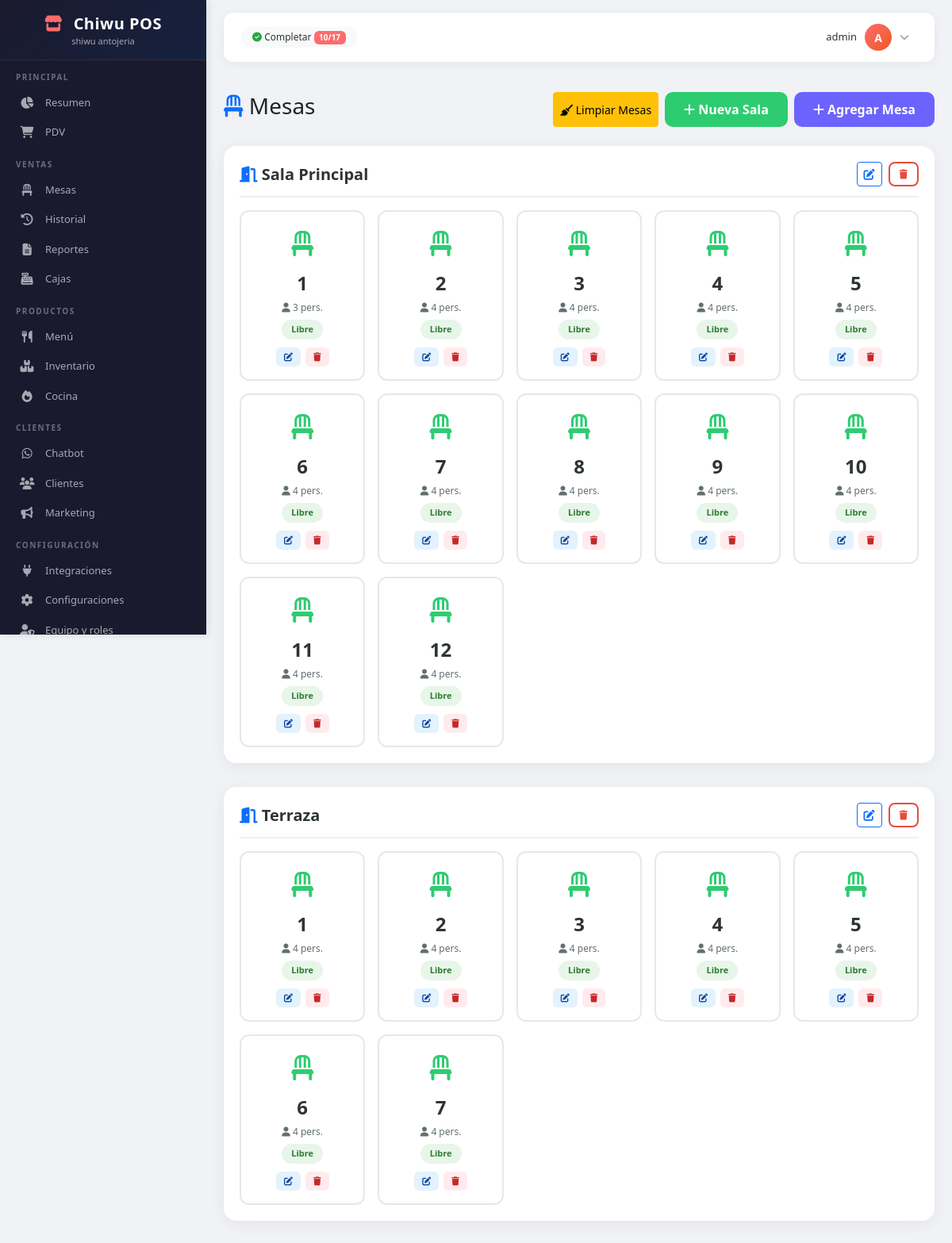
The app's page /pos/tables/ (signed in) with its own data.
### sales/models.py (models this page shows, shortened)
class Room(models.Model):
    name = models.CharField('Nombre de la sala', max_length=100)
    branch = models.ForeignKey('accounts.Branch', on_delete=models.CASCADE, related_name='rooms')
    is_active = models.BooleanField('Activa', default=True)
    created_at = models.DateTimeField(auto_now_add=True)
    class Meta:
        verbose_name = 'Sala'
        verbose_name_plural = 'Salas'

class Table(models.Model):
    STATUS_CHOICES = (
        ('free', 'Libre'),
        ('occupied', 'Ocupada'),
        ('reserved', 'Reservada'),
        ('paying', 'Pagando'),
    )
    room = models.ForeignKey(Room, on_delete=models.CASCADE, related_name='tables')
    number = models.PositiveIntegerField('Número de mesa')
    capacity = models.PositiveIntegerField('Capacidad', default=4)
    status = models.CharField('Estado', max_length=20, choices=STATUS_CHOICES, default='free')  # <-- default='free'
    current_sale = models.ForeignKey('Sale', on_delete=models.SET_NULL, null=True, blank=True, related_name='table_orders')
    is_active = models.BooleanField('Activa', default=True)
    created_at = models.DateTimeField(auto_now_add=True)
    updated_at = models.DateTimeField(auto_now=True)
    class Meta:
        verbose_name = 'Mesa'
        verbose_name_plural = 'Mesas'
        unique_together = ['room', 'number']

### sales/views.py (the view)
# urls.py: path('tables/', views.table_list, name='table_list'),
@login_required
def table_list(request):
    rooms = Room.objects.filter(is_active=True).prefetch_related('tables')
    return render(request, 'sales/table_list.html', {'rooms': rooms})

### templates/sales/table_list.html (shortened to what this page needs)
{% extends 'layouts/base.html' %}
{% load static %}
{% block content %}
<div class="table-management">
    <div class="d-flex justify-content-between align-items-center mb-4">
        <h3><i class="fas fa-chair text-primary"></i> Mesas</h3>
        <div class="d-flex gap-2">
            <button class="btn btn-warning btn-sm" onclick="cleanupTables()" title="Limpiar mesas huérfanas">
                <i class="fas fa-broom"></i> Limpiar Mesas
            </button>
            <button class="btn-add-room" onclick="openAddRoomModal()">
                <i class="fas fa-plus"></i> Nueva Sala
            </button>
            <button class="btn-add-table" onclick="openAddTableModal()">
                <i class="fas fa-plus"></i> Agregar Mesa
            </button>
        </div>
    </div>
    {% if rooms %}
        {% for room in rooms %}
        <div class="room-section">
            <div class="room-header">
                <h5><i class="fas fa-door-open text-primary"></i> {{ room.name }}</h5>
                <div class="room-actions">
                    <button class="btn btn-sm btn-outline-primary" onclick="editRoom({{ room.id }})">
                        <i class="fas fa-edit"></i>
                    </button>
                    <button class="btn btn-sm btn-danger-outline" onclick="deleteRoom({{ room.id }})">
                        <i class="fas fa-trash"></i>
                    </button>
                </div>
            </div>
            <div class="table-grid-admin">
                {% for table in room.tables.all %}
                <div class="table-card-admin" data-table-id="{{ table.id }}">
                    <span class="table-icon {{ table.status }}">
                        <i class="fas fa-chair"></i>
                    </span>
                    <span class="table-number">{{ table.number }}</span>
                    <span class="table-capacity">
                        <i class="fas fa-user"></i> {{ table.capacity }} pers.
                    </span>
                    <span class="table-status {{ table.status }}">
                        {% if table.status == 'occupied' %}Ocupada
                        {% elif table.status == 'reserved' %}Reservada
                        {% else %}Libre{% endif %}
                    </span>
                    <div class="table-actions">
                        <button class="btn btn-edit" onclick="editTable({{ table.id }})">
                            <i class="fas fa-edit"></i>
                        </button>
                        <button class="btn btn-delete" onclick="deleteTable({{ table.id }})">
                            <i class="fas fa-trash"></i>
                        </button>
                    </div>
                </div>
                {% endfor %}
            </div>
        </div>
        {% endfor %}
    {% endif %}
</div>
{% endblock %}

### templates/layouts/base.html (shortened to what this page needs)
<!DOCTYPE html>
<html lang="es">
<head>
    <link href="https://cdn.jsdelivr.net/npm/bootstrap@5.3.0/dist/css/bootstrap.min.css" rel="stylesheet">
    <link rel="stylesheet" href="https://cdnjs.cloudflare.com/ajax/libs/font-awesome/6.4.0/css/all.min.css">
</head>
<body>
    <div class="sidebar" id="sidebar">
        <div class="sidebar-brand">
            <h4><i class="fas fa-store"></i> Chiwu POS</h4>
            <small>shiwu antojeria</small>
        </div>
        <div class="sidebar-content">
            <div class="nav-section">Principal</div>
            <a class="nav-link {% if request.resolver_match.url_name == 'resumen' %}active{% endif %}" href="{% url 'resumen' %}">
                <i class="fas fa-chart-pie"></i> Resumen
            </a>
            <a class="nav-link {% if request.resolver_match.app_name == 'sales' and request.resolver_match.url_name == 'pos' %}active{% endif %}" href="{% url 'sales:pos' %}">
                <i class="fas fa-shopping-cart"></i> PDV
            </a>
            <div class="nav-section">Ventas</div>
            <a class="nav-link" href="{% url 'sales:table_list' %}">
                <i class="fas fa-chair"></i> Mesas
            </a>
            <a class="nav-link {% if request.resolver_match.app_name == 'sales' and request.resolver_match.url_name == 'history' %}active{% endif %}" href="{% url 'sales:history' %}">
                <i class="fas fa-history"></i> Historial
            </a>
            <a class="nav-link {% if request.resolver_match.app_name == 'sales' and request.resolver_match.url_name == 'reports' %}active{% endif %}" href="{% url 'sales:reports' %}">
                <i class="fas fa-file-alt"></i> Reportes
            </a>
            <a class="nav-link {% if request.resolver_match.app_name == 'sales' and request.resolver_match.url_name == 'cash_registers' %}active{% endif %}" href="{% url 'sales:cash_registers' %}">
                <i class="fas fa-cash-register"></i> Cajas
            </a>
            <div class="nav-section">Productos</div>
            <a class="nav-link {% if request.resolver_match.app_name == 'products' and request.resolver_match.url_name == 'list' %}active{% endif %}" href="{% url 'products:list' %}">
                <i class="fas fa-utensils"></i> Menú
            </a>
            <a class="nav-link {% if request.resolver_match.app_name == 'products' and request.resolver_match.url_name == 'inventory' %}active{% endif %}" href="{% url 'products:inventory' %}">
                <i class="fas fa-boxes"></i> Inventario
            </a>
            <a class="nav-link {% if request.resolver_match.app_name == 'kitchen' %}active{% endif %}" href="{% url 'kitchen:dashboard' %}">
                <i class="fas fa-fire"></i> Cocina
            </a>
            <div class="nav-section">Clientes</div>
            <a class="nav-link" href="#">
                <i class="fab fa-whatsapp"></i> Chatbot
            </a>
            <a class="nav-link {% if request.resolver_match.app_name == 'clients' %}active{% endif %}" href="{% url 'clients:list' %}">
                <i class="fas fa-users"></i> Clientes
            </a>
            <a class="nav-link {% if request.resolver_match.app_name == 'marketing' %}active{% endif %}" href="{% url 'marketing:dashboard' %}">
                <i class="fas fa-bullhorn"></i> Marketing
            </a>
            <div class="nav-section">Configuración</div>
            <a class="nav-link {% if request.resolver_match.app_name == 'integrations' %}active{% endif %}" href="{% url 'integrations:list' %}">
                <i class="fas fa-plug"></i> Integraciones
            </a>
            <a class="nav-link {% if request.resolver_match.app_name == 'settings' %}active{% endif %}" href="{% url 'settings:payment_methods' %}">
                <i class="fas fa-cog"></i> Configuraciones
            </a>
            <a class="nav-link {% if request.resolver_match.app_name == 'roles' %}active{% endif %}" href="{% url 'roles:list' %}">
                <i class="fas fa-user-shield"></i> Equipo y roles
            </a>
        </div>
    </div>
    <div class="main-content">
        <div class="top-bar">
            <div class="top-bar-left">
                <span class="progress-steps">
                    <i class="fas fa-check-circle"></i>
                    Completar <span class="badge">10/17</span>
                </span>
            </div>
            <div class="top-bar-right">
                <div class="user-dropdown">
                    <div class="user-info" onclick="toggleUserDropdown()">
                        <span class="user-name">{{ user.username }}</span>
                        <div class="avatar">{{ user.username|first|upper }}</div>
                        <i class="fas fa-chevron-down" style="font-size: 12px; color: #999;"></i>
                    </div>
                </div>
            </div>
        </div>
        <div class="fade-in">
            {% block content %}{% endblock %}
        </div>
    </div>
</body>
</html>

### templates/layouts/base.html (style rules this page uses)
body { overflow-x: hidden; background: #f0f2f5; font-family: 'Segoe UI', Tahoma, Geneva, Verdana, sans-serif; }
.sidebar { min-height: 100vh; background: #1a1a2e; color: #a8a8b3; padding: 0; position: fixed; top: 0; left: 0; width: 260px; z-index: 1000; overflow-y: auto; overflow-x: hidden; transition: all 0.3s ease; box-shadow: 2px 0 10px rgba(0,0,0,0.1); height: 100vh; }
.sidebar-content { padding-bottom: 30px; }
.sidebar-brand { padding: 18px 15px 14px; border-bottom: 1px solid rgba(255,255,255,0.08); text-align: center; background: linear-gradient(135deg, #1a1a2e 0%, #16213e 100%); position: sticky; top: 0; z-index: 10; }
.sidebar-brand h4 { color: white; margin: 0; font-weight: 700; font-size: 20px; letter-spacing: 0.5px; }
.sidebar-brand h4 i { color: #ff6b6b; margin-right: 8px; }
.sidebar-brand small { color: #a8a8b3; font-size: 11px; display: block; margin-top: 2px; }
.sidebar .nav-section { padding: 14px 20px 6px; color: #6c6c7a; font-size: 10px; text-transform: uppercase; letter-spacing: 1.5px; font-weight: 700; }
.sidebar .nav-link { color: #a8a8b3; padding: 9px 20px; border-radius: 0; transition: all 0.3s ease; font-size: 13px; border-left: 3px solid transparent; display: flex; align-items: center; text-decoration: none; }
.sidebar .nav-link i { width: 22px; margin-right: 12px; font-size: 15px; text-align: center; flex-shrink: 0; }
.main-content { margin-left: 260px; padding: 16px 22px; min-height: 100vh; background: #f0f2f5; }
.top-bar { background: white; padding: 10px 22px; border-radius: 12px; margin-bottom: 18px; display: flex; justify-content: space-between; align-items: center; box-shadow: 0 2px 12px rgba(0,0,0,0.06); flex-wrap: wrap; gap: 8px; }
.top-bar-left { display: flex; align-items: center; gap: 12px; flex-wrap: wrap; }
.top-bar-right { display: flex; align-items: center; gap: 12px; }
.progress-steps { background: #f8f9fa; padding: 4px 14px; border-radius: 20px; font-size: 12px; color: #333; white-space: nowrap; }
.progress-steps .badge { background: #ff6b6b; color: white; font-weight: 600; font-size: 10px; }
.progress-steps i { color: #28a745; }
.user-info { display: flex; align-items: center; gap: 10px; cursor: pointer; padding: 4px 10px 4px 14px; border-radius: 30px; transition: background 0.2s; }
.user-info .user-name { font-size: 13px; font-weight: 500; color: #333; }
.user-info .avatar { width: 34px; height: 34px; border-radius: 50%; background: linear-gradient(135deg, #ff6b6b, #ee5a24); color: white; display: flex; align-items: center; justify-content: center; font-weight: 700; font-size: 14px; flex-shrink: 0; }
.fade-in { animation: fadeIn 0.35s ease; }

### records on screen
Room: name "Sala Principal"
Table: number "1", capacity "3", status "Libre"
Table: number "2", capacity "4", status "Libre"
Table: number "3", capacity "4", status "Libre"
Table: number "4", capacity "4", status "Libre"
Table: number "5", capacity "4", status "Libre"
Table: number "6", capacity "4", status "Libre"
Table: number "7", capacity "4", status "Libre"
Table: number "8", capacity "4", status "Libre"
Table: number "9", capacity "4", status "Libre"
Table: number "10", capacity "4", status "Libre"
Table: number "11", capacity "4", status "Libre"
Table: number "12", capacity "4", status "Libre"
Room: name "Terraza"
Table: number "1", capacity "4", status "Libre"
Table: number "2", capacity "4", status "Libre"
Table: number "3", capacity "4", status "Libre"
Table: number "4", capacity "4", status "Libre"
Table: number "5", capacity "4", status "Libre"
Table: number "6", capacity "4", status "Libre"
Table: number "7", capacity "4", status "Libre"

### other values on screen
{{ user.username }} "admin"
{{ user.username|first|upper }} "A"
